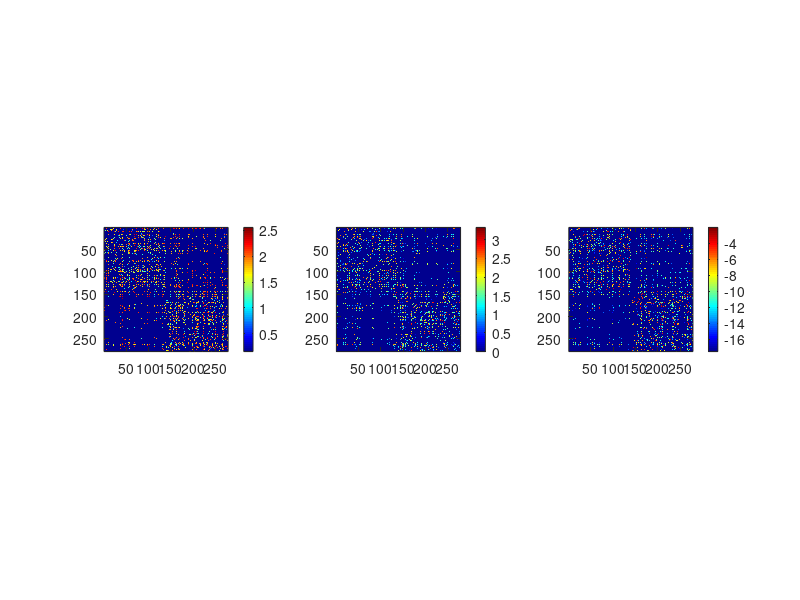

Recreate this plot in MATLAB. (Note: this script raises an error after producing the figure.)
close all;
clear all;

load connectome.mat;

figure,
subplot(1,3,1);
imagesc(log10(M_ll)); colormap jet; axis square; colorbar
subplot(1,3,2);
imagesc(log10(M_nf)); colormap jet; axis square; colorbar
subplot(1,3,3);
imagesc(log2(M_w)); colormap jet; axis square; colorbar

load FC.mat

figure, imagesc(Taal'); colormap jet; xlabel('time'); ylabel('regions');

FC=corr(Taal); % pairwise pearson correllations between every two time series.
figure, imagesc(FC); axis square; colormap jet; xlabel('regions'); ylabel('regions');

